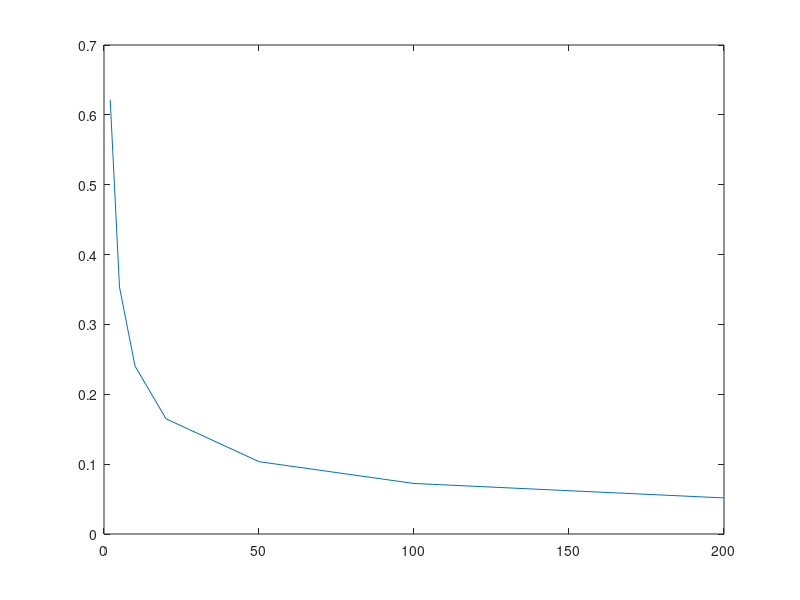
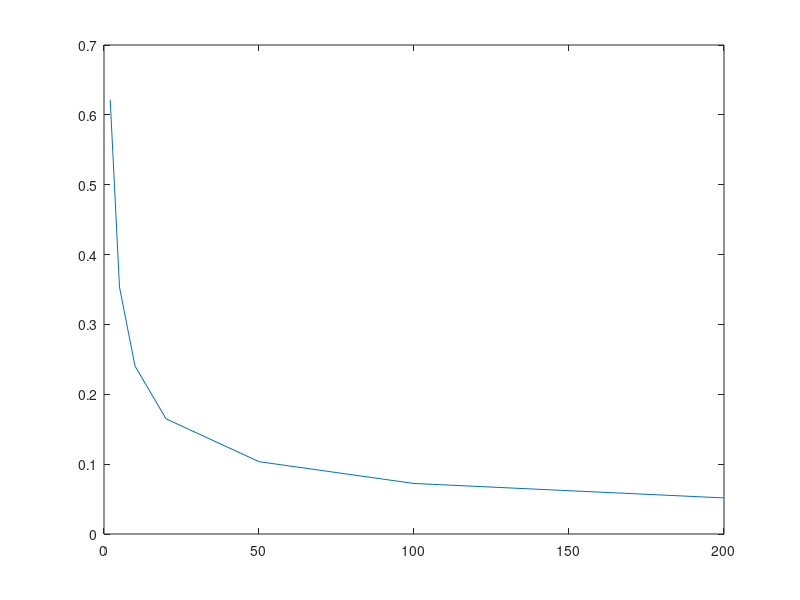

The MATLAB source for these figures, in order:
m=0;sd=[1,2,4,8,16,32,64,128];n=10;csd=1+(1/(4*(n-1))); % sample sd is biased estimate of population sd; this is the correction factor listed by Hays (191981) p 189.for kk=1:length(sd)	tmp=normrnd(m,sd(kk),n,10000); % 10,000 simulated data sets; each data set is represented by a single column	sampsd=sqrt(var(tmp)); % compute the sd for each data set (i.e., each column)	sampsd=sampsd.*csd; % correct for the bias	msd(kk)=mean(sampsd); % compute the mean of the sampling distribution	sesd(kk)=sqrt(var(sampsd)); %compute the sd of the sampling distributionend;figID=1;% figure(figID); plot(sd,msd);figID=figID+1;% figure(figID); plot(sd,sesd);figID=figID+1;% figure(figID); plot(sd,(sesd./sd));figID=figID+1;disp(['n = ',num2str(n)]);disp([sd' msd' sesd' (sesd./sd)']);clear msd sesd;sd=1;n=[2,5,10,20,50,100,200];X=1;20;for kk=1:length(n)	tmp=normrnd(m,sd,n(kk),10000); % 10,000 simulated data sets; each data set is represented by a single column	sampsd=sqrt(var(tmp)); % compute the sd for each data set (i.e., each column)	sampsd=sampsd.*csd; % correct for the bias	msd(kk)=mean(sampsd); % compute the mean of the sampling distribution	sesd(kk)=sqrt(var(sampsd)); %compute the sd of the sampling distribution% 	figure(figID);plot(x,hist(sampsd,x));% 	figID=figID+1;end;% figure(figID); plot(n,msd);figID=figID+1;figure(figID); plot(n,sesd);figID=figID+1;figure(figID); plot(n,(sesd./sd));figID=figID+1;disp(['sd = ',num2str(sd)]);disp([n' msd' sesd' (sesd./sd)']);